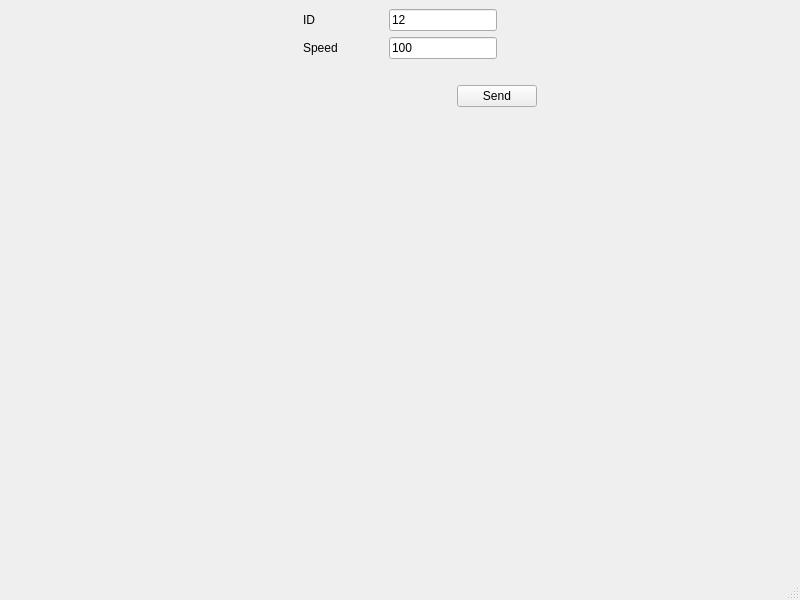
<?xml version="1.0" encoding="UTF-8"?>
<ui version="4.0">
 <class>MainWindow</class>
 <widget class="QMainWindow" name="MainWindow">
  <property name="geometry">
   <rect>
    <x>0</x>
    <y>0</y>
    <width>800</width>
    <height>600</height>
   </rect>
  </property>
  <property name="minimumSize">
   <size>
    <width>800</width>
    <height>600</height>
   </size>
  </property>
  <property name="maximumSize">
   <size>
    <width>800</width>
    <height>600</height>
   </size>
  </property>
  <property name="windowTitle">
   <string>Mavlink-Slaver</string>
  </property>
  <widget class="QWidget" name="centralwidget">
   <layout class="QVBoxLayout" name="verticalLayout_2">
    <item>
     <layout class="QHBoxLayout" name="horizontalLayout_4">
      <item>
       <spacer name="horizontalSpacer_10">
        <property name="orientation">
         <enum>Qt::Horizontal</enum>
        </property>
        <property name="sizeHint" stdset="0">
         <size>
          <width>40</width>
          <height>20</height>
         </size>
        </property>
       </spacer>
      </item>
      <item>
       <layout class="QVBoxLayout" name="verticalLayout">
        <item>
         <layout class="QHBoxLayout" name="horizontalLayout">
          <item>
           <spacer name="horizontalSpacer">
            <property name="orientation">
             <enum>Qt::Horizontal</enum>
            </property>
            <property name="sizeHint" stdset="0">
             <size>
              <width>40</width>
              <height>20</height>
             </size>
            </property>
           </spacer>
          </item>
          <item>
           <widget class="QLabel" name="label">
            <property name="minimumSize">
             <size>
              <width>80</width>
              <height>0</height>
             </size>
            </property>
            <property name="maximumSize">
             <size>
              <width>80</width>
              <height>16777215</height>
             </size>
            </property>
            <property name="text">
             <string>ID</string>
            </property>
           </widget>
          </item>
          <item>
           <widget class="QLineEdit" name="lineEdit_ID">
            <property name="text">
             <string>12</string>
            </property>
           </widget>
          </item>
          <item>
           <spacer name="horizontalSpacer_2">
            <property name="orientation">
             <enum>Qt::Horizontal</enum>
            </property>
            <property name="sizeHint" stdset="0">
             <size>
              <width>40</width>
              <height>20</height>
             </size>
            </property>
           </spacer>
          </item>
         </layout>
        </item>
        <item>
         <layout class="QHBoxLayout" name="horizontalLayout_2">
          <item>
           <spacer name="horizontalSpacer_3">
            <property name="orientation">
             <enum>Qt::Horizontal</enum>
            </property>
            <property name="sizeHint" stdset="0">
             <size>
              <width>40</width>
              <height>20</height>
             </size>
            </property>
           </spacer>
          </item>
          <item>
           <widget class="QLabel" name="label_2">
            <property name="minimumSize">
             <size>
              <width>80</width>
              <height>0</height>
             </size>
            </property>
            <property name="maximumSize">
             <size>
              <width>80</width>
              <height>16777215</height>
             </size>
            </property>
            <property name="text">
             <string>Speed</string>
            </property>
           </widget>
          </item>
          <item>
           <widget class="QLineEdit" name="lineEdit_Speed">
            <property name="text">
             <string>100</string>
            </property>
           </widget>
          </item>
          <item>
           <spacer name="horizontalSpacer_4">
            <property name="orientation">
             <enum>Qt::Horizontal</enum>
            </property>
            <property name="sizeHint" stdset="0">
             <size>
              <width>40</width>
              <height>20</height>
             </size>
            </property>
           </spacer>
          </item>
         </layout>
        </item>
        <item>
         <spacer name="horizontalSpacer_6">
          <property name="orientation">
           <enum>Qt::Horizontal</enum>
          </property>
          <property name="sizeHint" stdset="0">
           <size>
            <width>40</width>
            <height>20</height>
           </size>
          </property>
         </spacer>
        </item>
        <item>
         <layout class="QHBoxLayout" name="horizontalLayout_3">
          <item>
           <spacer name="horizontalSpacer_5">
            <property name="orientation">
             <enum>Qt::Horizontal</enum>
            </property>
            <property name="sizeHint" stdset="0">
             <size>
              <width>40</width>
              <height>20</height>
             </size>
            </property>
           </spacer>
          </item>
          <item>
           <widget class="QPushButton" name="pushButton_Send">
            <property name="text">
             <string>Send</string>
            </property>
           </widget>
          </item>
         </layout>
        </item>
       </layout>
      </item>
      <item>
       <spacer name="horizontalSpacer_9">
        <property name="orientation">
         <enum>Qt::Horizontal</enum>
        </property>
        <property name="sizeHint" stdset="0">
         <size>
          <width>40</width>
          <height>20</height>
         </size>
        </property>
       </spacer>
      </item>
     </layout>
    </item>
    <item>
     <spacer name="horizontalSpacer_8">
      <property name="orientation">
       <enum>Qt::Horizontal</enum>
      </property>
      <property name="sizeHint" stdset="0">
       <size>
        <width>779</width>
        <height>20</height>
       </size>
      </property>
     </spacer>
    </item>
    <item>
     <spacer name="horizontalSpacer_7">
      <property name="orientation">
       <enum>Qt::Horizontal</enum>
      </property>
      <property name="sizeHint" stdset="0">
       <size>
        <width>779</width>
        <height>20</height>
       </size>
      </property>
     </spacer>
    </item>
    <item>
     <spacer name="verticalSpacer">
      <property name="orientation">
       <enum>Qt::Vertical</enum>
      </property>
      <property name="sizeHint" stdset="0">
       <size>
        <width>20</width>
        <height>360</height>
       </size>
      </property>
     </spacer>
    </item>
   </layout>
  </widget>
  <widget class="QMenuBar" name="menubar">
   <property name="geometry">
    <rect>
     <x>0</x>
     <y>0</y>
     <width>800</width>
     <height>21</height>
    </rect>
   </property>
  </widget>
  <widget class="QStatusBar" name="statusbar"/>
 </widget>
 <resources/>
 <connections/>
</ui>
